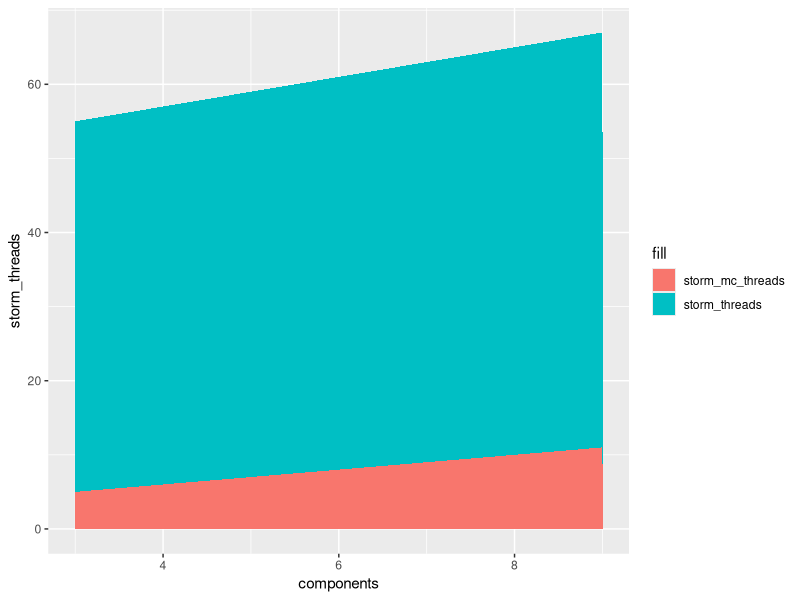

This chart was generated by the following R code:
# ---- threads-plot ----
library("ggplot2")

# read results
threads <- read.csv(file="csv/threads.csv",sep=",")
k <- ggplot(threads, aes(x=components))
k + geom_area(aes(y=storm_threads, fill="storm_threads")) + geom_area(aes(y=storm_mc_threads, fill="storm_mc_threads"))
